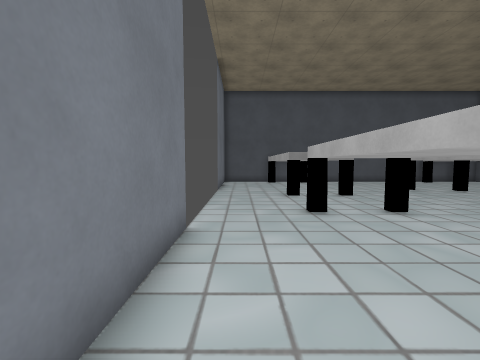
[1] (above)

20 first-person views from a walk through a Godot game level. The camera is 1.5 m above the floor, tilts 4° down and sees 90° across. The floor is counted in squares, 1 m on a side. Each view is taken from the middle of a square. On the plan, view 1 faces up. The plan holds only what a view shows up to about 13 squares ahead; the rest is blank. Some surface patterns are stand-ins.

[2]
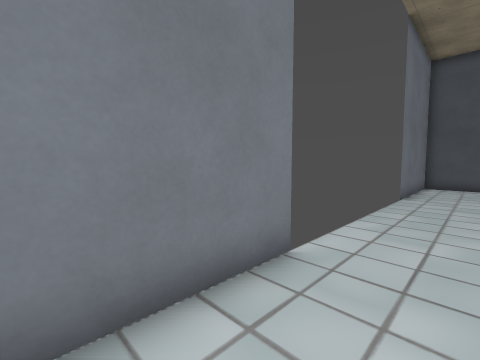

[3]
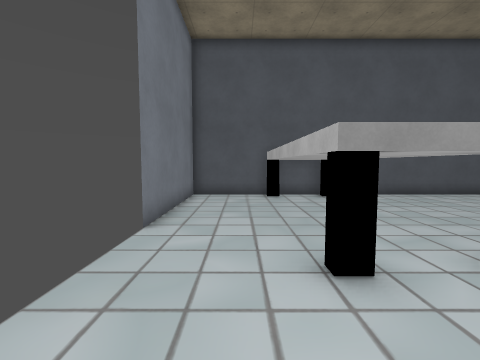

[4]
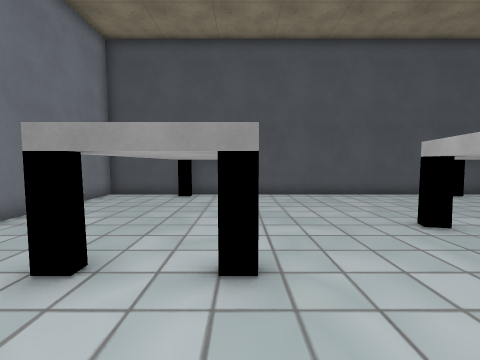

[5]
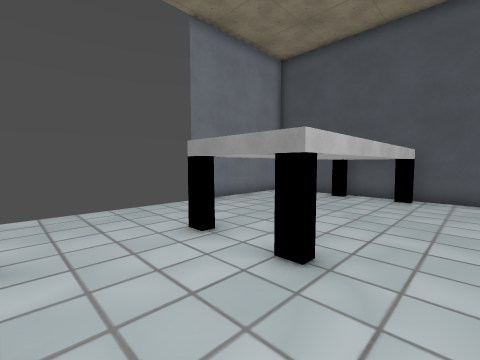

[6]
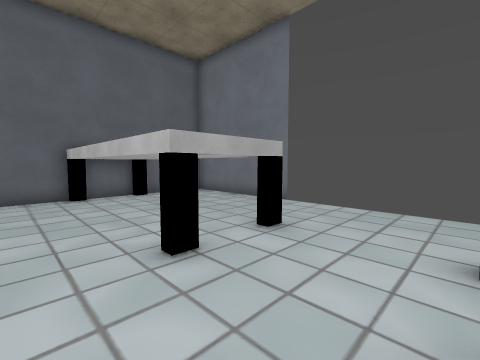

[7]
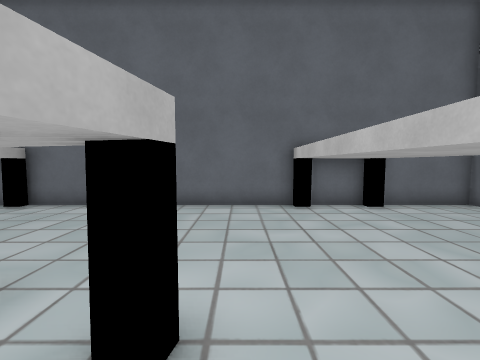

[8]
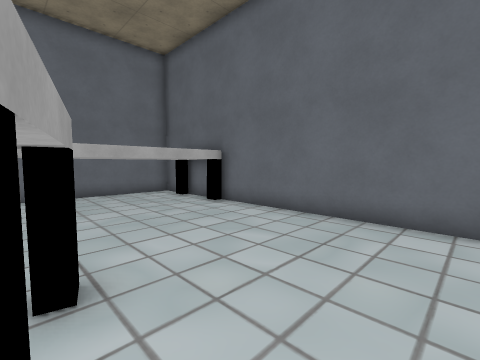

[9]
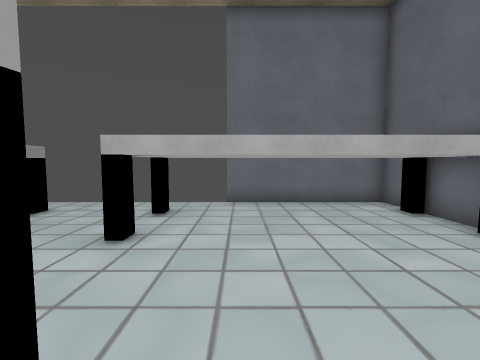

[10]
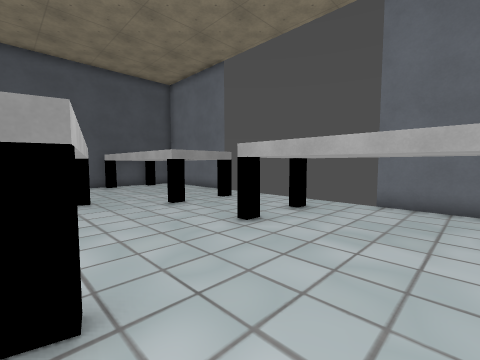

[11]
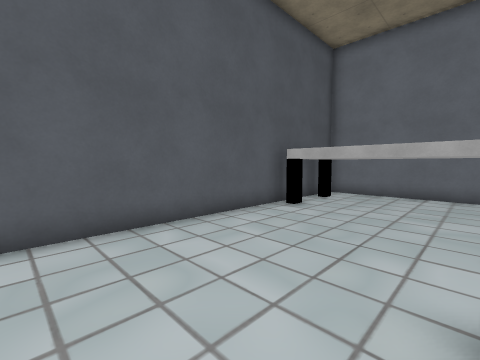

[12]
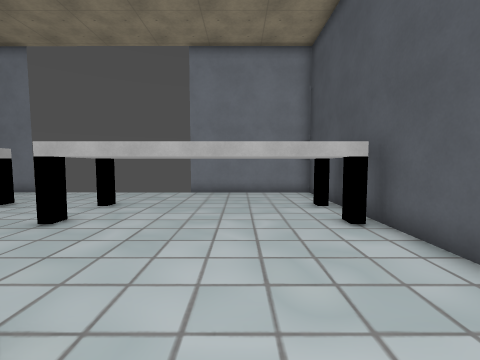

[13]
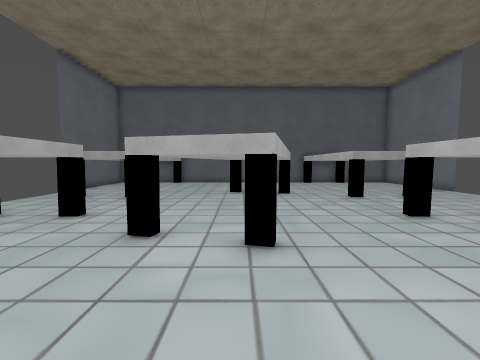

[14]
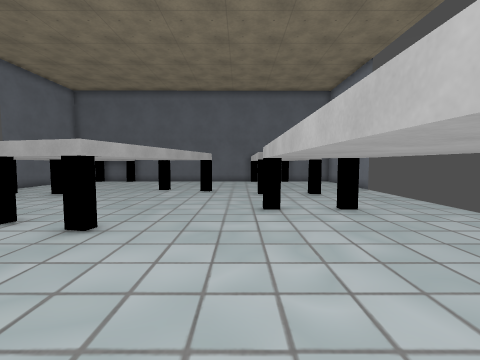

[15]
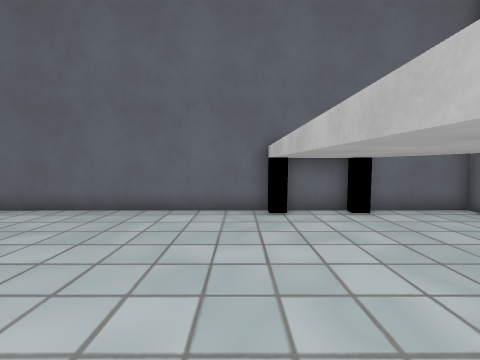

[16]
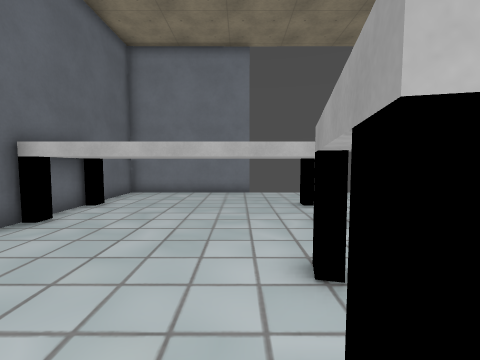

[17]
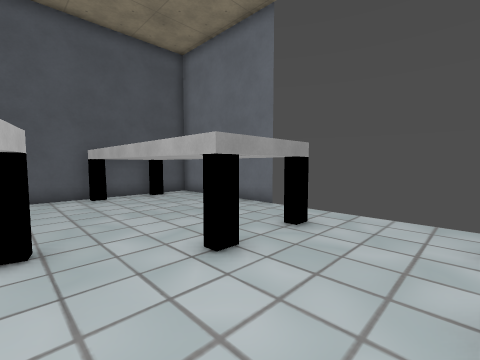

[18]
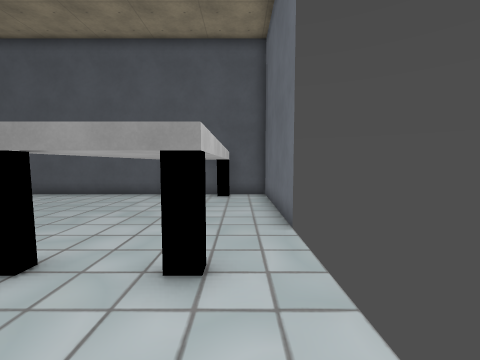

[19]
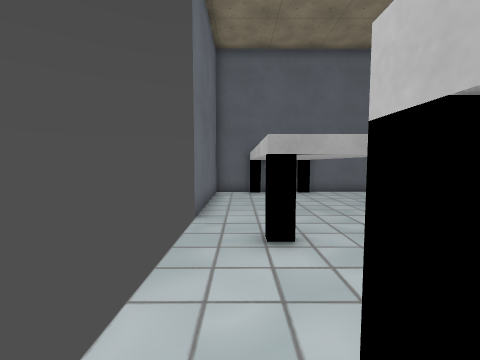

[20]
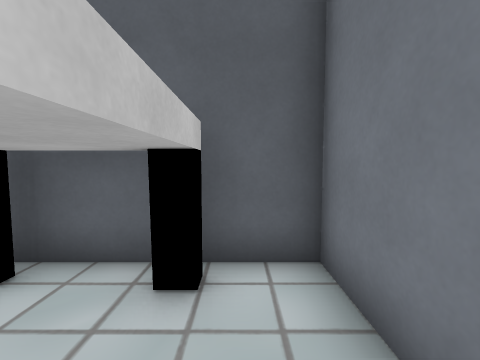

### Floor plan
Key: @ floor where view 1 was taken; # wall or solid block; . floor; T thing the floor can be seen under or through.
Columns run from 2 left of view 1 to 19 right of it. Each row starts with its distance up from view 1.
 20 #####  ########### ###
 19 #...#  #.........# #.#
 18 #...   #.........T #.#
 17 #...   T.........T #.#
 16 #...   T.........T  .#
 15 #...   T.........T  .#
 14 #...T  T.........T  .#
 13  ...T  T...TTTT..T  ..
 12  ...TT T...#  T..T T..
 11  ...TTTT...#   ..TTT..
 10  ..........#  ........
  9  .........##  ........
  8  .........#   ........
  7  ...TTTT..# ##...TTT..
  6  ...T  T..###....T  ..
  5  #..T  T.........T  .#
  4  #..T  T.........T  .#
  3  #..T  T.........T  .#
  2  #..T  T.........T  .#
  1  #..   #.........T  .#
  0  #@.T  #.........# T.#
 -1  ####  ########### ###

Positions as (right, up) in squares from view 1, and headings:
1: (0, 0), facing up
2: (1, 2), facing up-left
3: (1, 8), facing up
4: (5, 8), facing up
5: (7, 8), facing up-left
6: (7, 11), facing down-left
7: (7, 8), facing down
8: (7, 6), facing down-right
9: (10, 5), facing right
10: (10, 3), facing up-right
11: (7, 14), facing up-right
12: (11, 16), facing left
13: (10, 18), facing down
14: (6, 19), facing down
15: (6, 7), facing down
16: (11, 5), facing left
17: (12, 8), facing up-right
18: (18, 8), facing up
19: (18, 12), facing down
20: (18, 16), facing up
